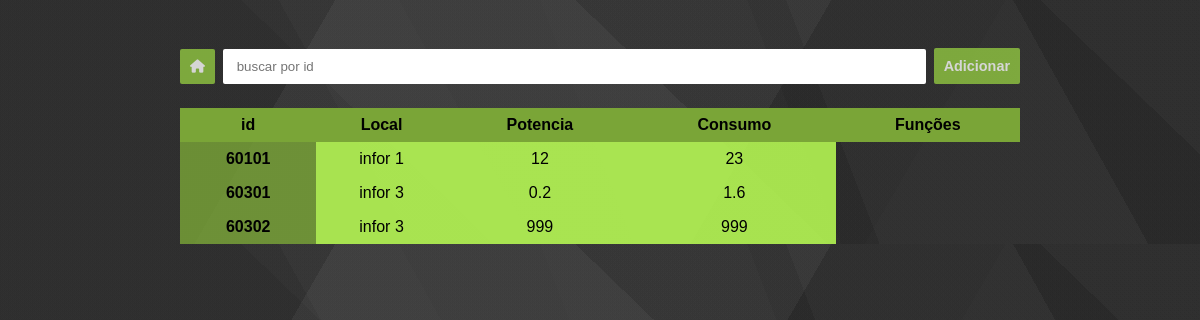
The page /6 on the database as committed earlier.
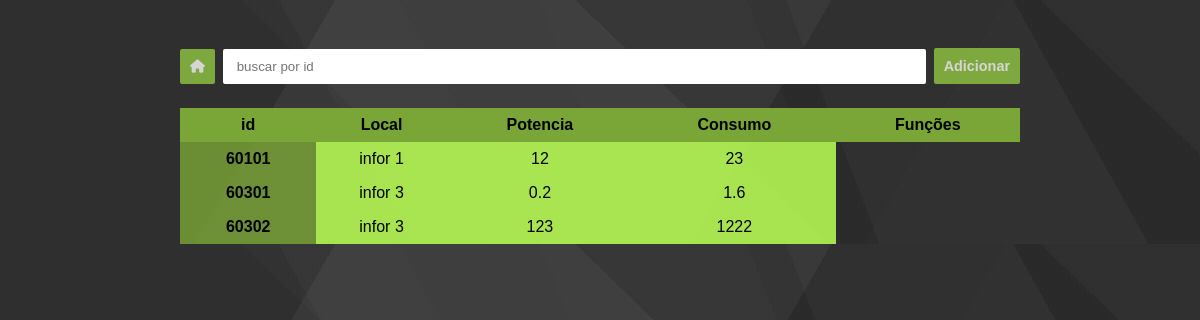
The same page on the database as committed later.
### models.py (models this page shows)
class Eletronicos(db.Model):
    id = db.Column(db.Integer, primary_key = True)
    id_sala = db.Column(db.Integer, db.ForeignKey('sala.id'))
    id_objeto = db.Column(db.Integer, db.ForeignKey('objetos.id'))
    potencia = db.Column(db.Integer)
    consumo = db.Column(db.Integer)

### routes/funcoes.py (the view)
@funcoes_route.route('/<int:itens>')
def listar_itens(itens):
    session['id_obj'] = itens
    global tabela_moveis
    tabela_moveis = db.session.query(Moveis).filter_by(id_objeto = itens).all()
    if tabela_moveis:
        mov = True
        return render_template('lista_item.html', tabela = tabela_moveis, movel = mov)
    else:
        mov = False
        tabela_eletronicos = db.session.query(Eletronicos).filter_by(id_objeto = itens).all()
        return render_template('lista_item.html', tabela = tabela_eletronicos, movel = mov)

### templates/lista_item.html (shortened to what this page needs)
<!DOCTYPE html>
<html lang="pt-br">
<head>
  <link rel="stylesheet" href="https://cdnjs.cloudflare.com/ajax/libs/font-awesome/6.6.0/css/all.min.css"
 />
  <link rel="stylesheet" href="../static/css/table.css">
</head>
<body>
  <div class="search--flex">
    <button class="back--btn">
      <a href="/">
        <i class="fa-solid fa-house"></i>
      </a>
    </button>
    <input type="number" id="search--tipping" placeholder=" buscar por id ">
    <button id="abrir_modal" class="search--btn" data-modal="modal">Adicionar</button>
  </div>
  <table>
    <thead>
      <tr>
        <th>id</th>
        <th>Local</th>
        {% if tabela[0].potencia %}
        <th>Potencia</th>
        <th>Consumo</th>
        {% else %}
        <th>Cor</th>
        <th>Material</th>
        {% endif %}
        <th>Funções</th>
      </tr>
    </thead>
    <tbody id="table--item">
      {% for objeto in tabela: %}
      <th scope="row">{{ objeto.id }}</th>
      <td>infor {{ objeto.id_sala }}</td>
      {% if objeto.potencia %}
      <td>{{ objeto.potencia }}</td>
      <td>{{ objeto.consumo }}</td>
      {% endif %}
      {% endfor %}
    </tbody>
  </table>
</body>
</html>

### static/css/table.css (style rules this page uses)
:root { --corDeFundo-cabecalho: #7AA637; --corDeFundo-tr: #7aa637cd; --corDeFundo-td: #bbff54db; --corDeFundo-btn: #91c741; --corButtonDelet: #3e5f0d; --corButtonEdit: #005a00; --corButtonClose: rgb(255, 54, 54); }
* { margin: 0; box-sizing: border-box; font-family: "Josefin Sans", sans-serif; }
body { background-image: linear-gradient(300deg, rgba(77, 77, 77, 0.05) 0%, rgba(77, 77, 77, 0.05) 25%, rgba(42, 42, 42, 0.05) 25%, rgba(42, 42, 42, 0.05) 38%, rgba(223, 223, 223, 0.05) 38%, rgba(223, 223, 223, 0.05) 75%, rgba(36, 36, 36, 0.05) 75%, rgba(36, 36, 36, 0.05) 100%), linear-gradient(44deg, rgba(128, 128, 128, 0.05) 0%, rgba(128, 128, 128, 0.05) 34%, rgba(212, 212, 212, 0.05) 34%, rgba(212, 212, 212, 0.05) 57%, rgba(25, 25, 25, 0.05) 57%, rgba(25, 25, 25, 0.05) 89%, rgba(135, 135, 135, 0.05) 89%, rgba(135, 135, 135, 0.05) 100%), linear-gradient(241deg, rgba(55, 55, 55, 0.05) 0%, rgba(55, 55, 55, 0.05) 14%, rgba(209, 209, 209, 0.05) 14%, rgba(209, 209, 209, 0.05) 60%, rgba(245, 245, 245, 0.05) 60%, rgba(245, 245, 245, 0.05) 69%, rgba(164, 164, 164, 0.05) 69%, rgba(164, 164, 164, 0.05) 100%), linear-gradient(249deg, rgba(248, 248, 248, 0.05) 0%, rgba(248, 248, 248, 0.05) 32%, rgba(148, 148, 148, 0.05) 32%, rgba(148, 148, 148, 0.05) 35%, rgba(202, 202, 202, 0.05) 35%, rgba(202, 202, 202, 0.05) 51%, rgba(181, 181, 181, 0.05) 51%, rgba(181, 181, 181, 0.05) 100%), linear-gradient(92deg, hsl(214, 0%, 11%), hsl(214, 0%, 11%)); display: flex; flex-direction: column; justify-content: center; align-items: center; padding-top: 1.5rem; }
.search--flex { display: flex; justify-content: center; align-items: center; width: 100%; max-width: 70vw; margin-top: 1.5rem; margin-bottom: 1.5rem; gap: 0.5rem; }
.search--flex input { width: 100%; border: none; border-radius: 2px; padding: 10px; }
.search--btn { color: #fff; background-color: var(--corDeFundo-btn); border: none; border-radius: 2px; font-size: 0.9rem; font-weight: bold; cursor: pointer; padding: 10px; opacity: 0.8; transition: 0.5s ease; }
table { border-collapse: collapse; width: 100%; max-width: 70vw; margin: auto; }
thead { background-color: var(--corDeFundo-cabecalho); color: black; }
th { background-color: var(--corDeFundo-tr); padding: 0.5rem; text-align: center; width: 30px; }
td { text-align: center; background-color: var(--corDeFundo-td); }
body { display: flex; justify-content: center; align-items: center; }

Rows that differ between the two databases and show on the page:
changed Eletronicos id 60302: potencia "999" → "123"; consumo "999" → "1222"
